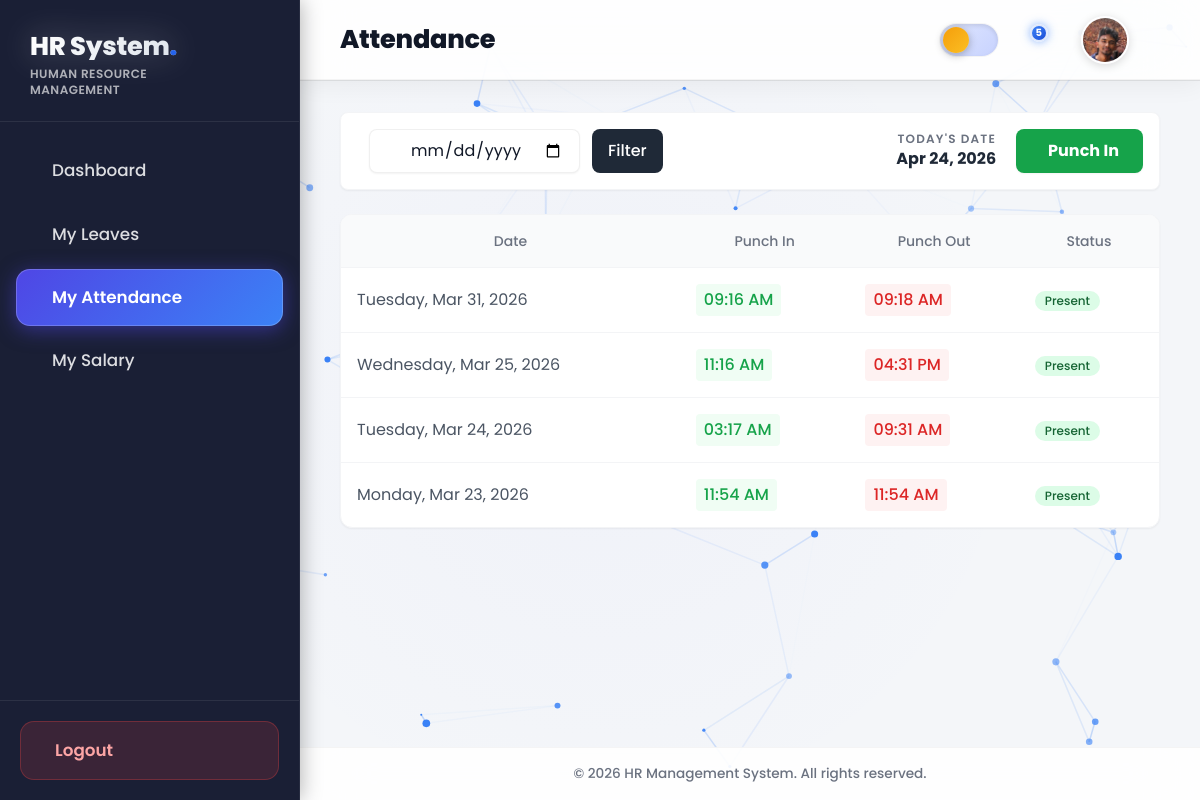
Page /attendance/ (signed in) on the earlier database version.
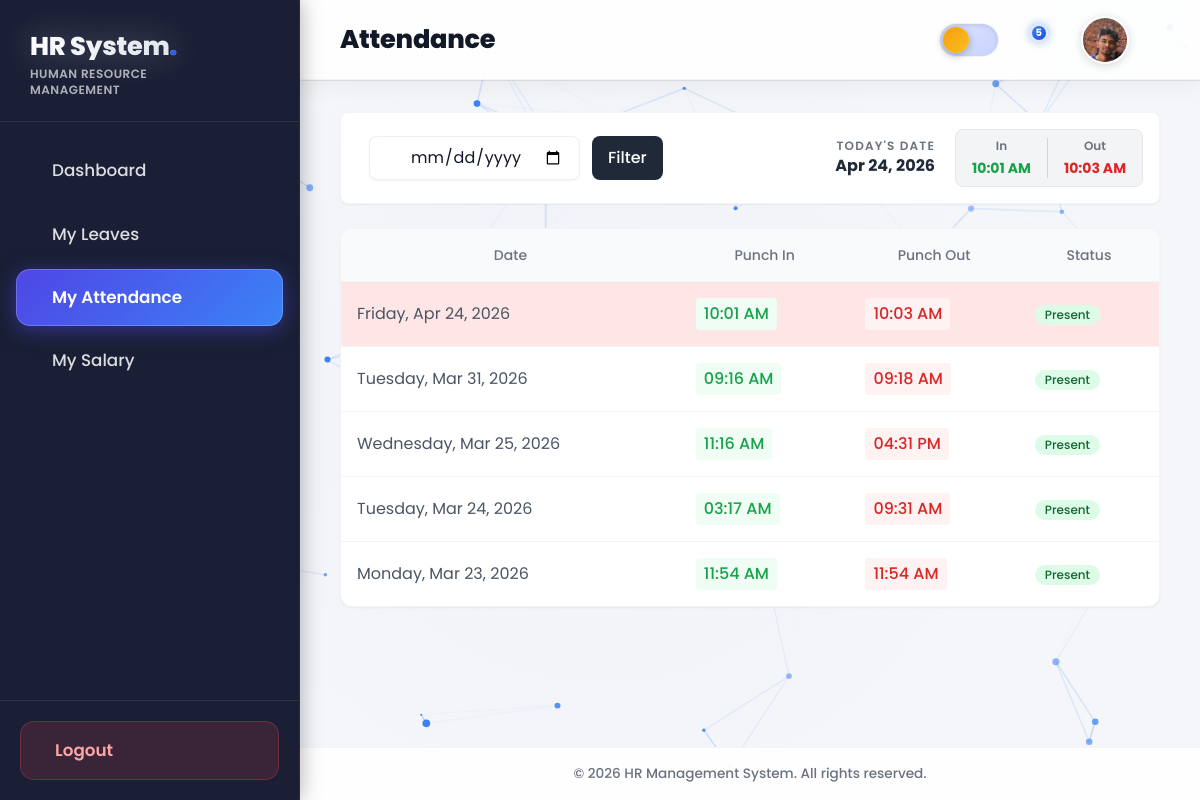
Same page on the later database version.
### accounts/models.py (models this page shows, shortened)
class User(AbstractUser):
    ROLE_CHOICES = (
        ('HR', 'HR Manager'),
        ('EMPLOYEE', 'Employee'),
    )
    role = models.CharField(max_length=20, choices=ROLE_CHOICES, default='EMPLOYEE')
    profile_picture = models.ImageField(upload_to='profile_pics/', blank=True, null=True)

### attendance/models.py (models this page shows, shortened)
class Attendance(models.Model):
    STATUS_CHOICES = (
        ('PRESENT', 'Present'),
        ('ABSENT', 'Absent'),
        ('HALF_DAY', 'Half Day'),
        ('ON_LEAVE', 'On Leave'),
    )
    employee = models.ForeignKey(settings.AUTH_USER_MODEL, on_delete=models.CASCADE, related_name='attendance_records')
    date = models.DateField()
    clock_in = models.TimeField(null=True, blank=True)
    clock_out = models.TimeField(null=True, blank=True)
    status = models.CharField(max_length=20, choices=STATUS_CHOICES, default='PRESENT')
    is_late = models.BooleanField(default=False)
    notes = models.TextField(blank=True, null=True)
    class Meta:
        unique_together = ('employee', 'date')
        ordering = ['-date']

### attendance/views.py (the view)
# urls.py: path('', views.attendance_list, name='attendance_list'),
@login_required
def attendance_list(request):
    date_filter = request.GET.get('date', '')
    if request.user.role == 'HR':
        records = Attendance.objects.select_related('employee').all()
    else:
        records = Attendance.objects.filter(employee=request.user)
    if date_filter:
        records = records.filter(date=date_filter)
    paginator = Paginator(records, 15)
    page = request.GET.get('page')
    page_obj = paginator.get_page(page)
    today = timezone.localdate()
    today_attendance = Attendance.objects.filter(employee=request.user, date=today).first()
    context = {
        'records': page_obj,
        'date_filter': date_filter,
        'today_attendance': today_attendance,
        'today': today
    }
    return render(request, 'attendance/list.html', context)

### templates/attendance/list.html (shortened to what this page needs)
{% extends 'base.html' %}
{% block header_title %}Attendance{% endblock %}
{% block content %}
<div class="mb-6 flex flex-col md:flex-row justify-between items-start md:items-center bg-white p-4 rounded-lg shadow-sm border border-gray-100">
    <form method="get" class="flex flex-col md:flex-row space-y-3 md:space-y-0 md:space-x-3 w-full md:w-auto mb-4 md:mb-0">
        <div class="relative">
            <input type="date" name="date" value="{{ date_filter }}" class="pl-10 pr-4 py-2 border rounded-lg focus:outline-none focus:ring-2 focus:ring-blue-500 bg-white shadow-sm">
        </div>
        <button type="submit" class="bg-gray-800 hover:bg-gray-900 text-white px-4 py-2 rounded-lg transition font-medium">Filter</button>
    </form>
    {% if request.user.role == 'EMPLOYEE' %}
    <div class="flex items-center space-x-3 w-full md:w-auto p-4 md:p-0 bg-gray-50 md:bg-transparent rounded-lg md:rounded-none">
        <div class="text-right hidden sm:block mr-2">
            <p class="text-xs text-gray-500 uppercase tracking-widest font-semibold">Today's Date</p>
            <p class="text-gray-800 font-bold">{{ today|date:"M d, Y" }}</p>
        </div>
        {% if not today_attendance %}
            <form action="{% url 'punch_in' %}" method="post">
                <button type="submit" class="bg-green-600 hover:bg-green-700 text-white px-6 py-2.5 rounded-lg transition font-bold shadow-sm flex items-center">
                    Punch In
                </button>
            </form>
        {% else %}
            {% if not today_attendance.clock_out %}
                <div class="text-sm mr-3 text-center sm:text-right">
                    <span class="block text-green-600 font-bold"><i class="ph ph-check-circle"></i> Punched In</span>
                    <span class="text-gray-500">{{ today_attendance.clock_in|time:"h:i A" }}</span>
                </div>
                <form action="{% url 'punch_out' %}" method="post">
                    {% csrf_token %}
                    <button type="submit" class="bg-red-500 hover:bg-red-600 text-white px-6 py-2.5 rounded-lg transition font-bold shadow-sm flex items-center">
                        <i class="ph ph-sign-out mr-2 text-xl"></i>
                        Punch Out
                    </button>
                </form>
            {% else %}
                <div class="bg-gray-100 px-4 py-2 border border-gray-200 rounded-lg flex space-x-4">
                    <div class="text-center">
                        <p class="text-xs text-gray-500 font-semibold mb-1">In</p>
                        <p class="text-green-600 font-bold text-sm">{{ today_attendance.clock_in|time:"h:i A" }}</p>
                    </div>
                    <div class="text-center">
                        <p class="text-xs text-gray-500 font-semibold mb-1">Out</p>
                        <p class="text-red-600 font-bold text-sm">{{ today_attendance.clock_out|time:"h:i A" }}</p>
                    </div>
                </div>
            {% endif %}
        {% endif %}
    </div>
    {% endif %}
</div>
<div class="bg-white rounded-xl shadow-sm border border-gray-100 overflow-hidden">
    <div class="overflow-x-auto">
        <table class="w-full text-left border-collapse">
            <thead>
                <tr class="bg-gray-50 border-b border-gray-100 text-gray-500 text-sm">
                    <th class="p-4 font-medium text-center">Date</th>
                    <th class="p-4 font-medium text-center">Punch In</th>
                    <th class="p-4 font-medium text-center">Punch Out</th>
                    <th class="p-4 font-medium text-center">Status</th>
                </tr>
            </thead>
            <tbody class="divide-y divide-gray-100">
                {% for record in records %}
                <tr class="hover:bg-gray-50 transition" {% if record.is_late %}style="background-color: #ffe6e6;"{% endif %}>
                    <td class="p-4 text-gray-600">{{ record.date|date:"l, M d, Y" }}</td>
                    <td class="p-4">
                        {% if record.clock_in %}
                            <span class="text-green-600 font-medium bg-green-50 px-2 py-1 rounded inline-block"> {{ record.clock_in|time:"h:i A" }}</span>
                        {% else %}
                            <span class="text-gray-400">-</span>
                        {% endif %}
                    </td>
                    <td class="p-4">
                        {% if record.clock_out %}
                            <span class="text-red-600 font-medium bg-red-50 px-2 py-1 rounded inline-block"> {{ record.clock_out|time:"h:i A" }}</span>
                        {% else %}
                            <span class="text-gray-400">-</span>
                        {% endif %}
                    </td>
                    <td class="p-4">
                        {% if record.status == 'PRESENT' %}
                            <span class="inline-flex items-center px-2.5 py-0.5 rounded-full text-xs font-medium bg-green-100 text-green-800">Present</span>
                        {% elif record.status == 'ABSENT' %}
                            <span class="inline-flex items-center px-2.5 py-0.5 rounded-full text-xs font-medium bg-red-100 text-red-800">Absent</span>
                        {% elif record.status == 'HALF_DAY' %}
                            <span class="inline-flex items-center px-2.5 py-0.5 rounded-full text-xs font-medium bg-yellow-100 text-yellow-800">Half Day</span>
                        {% else %}
                            <span class="inline-flex items-center px-2.5 py-0.5 rounded-full text-xs font-medium bg-blue-100 text-blue-800">{{ record.get_status_display }}</span>
                        {% endif %}
                    </td>
                </tr>
                {% endfor %}
            </tbody>
        </table>
    </div>
</div>
{% endblock %}

### templates/base.html (shortened to what this page needs)
<!DOCTYPE html>
<html lang="en" class="">
<head>
    <script src="https://cdn.tailwindcss.com"></script>
</head>
<body>
    <aside class="sidebar">
        <div class="sidebar-brand">
            <h1 style="font-size: 1.6rem; line-height: 1.1;">HR System<span style="color:var(--accent-2)">.</span></h1>
            <p
                style="font-size:0.75rem;color:rgba(255,255,255,0.65);margin-top:6px;letter-spacing:0.04em;font-weight:600;line-height:1.3;">
                HUMAN RESOURCE<br />MANAGEMENT</p>
        </div>
        <nav class="sidebar-nav" id="sidebar-nav">
            <a href="{% url 'dashboard' %}" data-href="/">
                <span>Dashboard</span>
            </a>
            {% if request.user.role == 'HR' %}
            <a href="{% url 'employee_list' %}" data-href="/employees">
                <i class="ph ph-users nav-icon"></i><span>Employees</span>
            </a>
            <a href="{% url 'leave_list' %}" data-href="/leave">
                <i class="ph ph-calendar-blank nav-icon"></i><span>Leave Management</span>
            </a>
            <a href="{% url 'attendance_list' %}" data-href="/attendance">
                <i class="ph ph-clock nav-icon"></i><span>Attendance</span>
            </a>
            <a href="{% url 'payroll_list' %}" data-href="/payroll">
                <i class="ph ph-money nav-icon"></i><span>Payroll</span>
            </a>
            {% else %}
            <a href="{% url 'leave_list' %}" data-href="/leave">
                <span>My Leaves</span>
            </a>
            <a href="{% url 'attendance_list' %}" data-href="/attendance">
                <span>My Attendance</span>
            </a>
            <a href="{% url 'payroll_list' %}" data-href="/payroll">
                <span>My Salary</span>
            </a>
            {% endif %}
        </nav>
        <div class="sidebar-footer">
            <form action="{% url 'logout' %}" method="post">
                <div class="logout-btn-wrapper">
                    <button type="submit" class="logout-btn">
                        <span>Logout</span>
                    </button>
                </div>
            </form>
        </div>
    </aside>
    <div class="main-area">
        <header class="topbar">
            <div class="topbar-title">{% block header_title %}Overview{% endblock %}</div>
            <div class="topbar-actions">
                <button class="theme-toggle" onclick="toggleTheme()" title="Toggle Dark/Light Mode"
                    aria-label="Toggle theme">
                    <div class="theme-toggle-knob">
                    </div>
                </button>
                <div style="position:relative;">
                    {% if request.user.role == 'HR' %}
                    {% with notif_count=pending_leaves_count|default:0 %}
                    <button class="icon-btn" onclick="toggleNotif(event)" id="notif-btn" aria-label="Notifications">
                        <i class="ph ph-bell"></i>
                        <span data-notif-badge data-count="{{ notif_count }}"
                            style="{% if notif_count <= 0 %}display:none;{% endif %}position:absolute;top:6px;right:6px;height:18px;min-width:18px;border-radius:99px;background:linear-gradient(135deg,#ef4444,#b91c1c);color:#fff;font-size:10px;font-weight:700;display:flex;align-items:center;justify-content:center;padding:0 4px;box-shadow:0 0 10px rgba(239,68,68,0.6);animation:pulse 2s infinite;border:2px solid var(--bg-header);">{{ notif_count }}</span>
                    </button>
                    {% endwith %}
                    {% else %}
                    {% with notif_count=emp_notifications_count|default:0 %}
                    <button class="icon-btn" onclick="toggleNotif(event)" id="notif-btn" aria-label="Notifications">
                        <span data-notif-badge data-count="{{ notif_count }}"
                            style="{% if notif_count <= 0 %}display:none;{% endif %}position:absolute;top:6px;right:6px;height:18px;min-width:18px;border-radius:99px;background:linear-gradient(135deg,#3b82f6,#1d4ed8);color:#fff;font-size:10px;font-weight:700;display:flex;align-items:center;justify-content:center;padding:0 4px;box-shadow:0 0 10px rgba(59,130,246,0.6);animation:pulse 2s infinite;border:2px solid var(--bg-header);">{{ notif_count }}</span>
                    </button>
                    {% endwith %}
                    {% endif %}
                </div>
                <a href="{% url 'profile' %}" class="profile-btn" title="Edit Profile">
                    <div class="profile-img-wrap">
                        {% if request.user.profile_picture %}
                        <img src="{{ request.user.profile_picture.url }}" alt="Profile"
                            style="width:100%;height:100%;object-fit:cover;">
                        {% else %}
                        <div
                            style="width:100%;height:100%;background:linear-gradient(135deg,#4f46e5,#2563eb);display:flex;align-items:center;justify-content:center;color:#fff;font-weight:700;font-size:1.2rem;">
                            {{ request.user.username|make_list|first|upper }}
                        </div>
                        {% endif %}
                    </div>
                </a>
            </div>
        </header>
        <main id="main-content" style="flex:1;overflow-y:auto;padding:32px 40px;position:relative;z-index:20;">
            {% block content %}{% endblock %}
        </main>
        <footer style="text-align: center; padding: 16px 20px; background: var(--bg-header); color: var(--text-muted); border-top: 1px solid var(--border-subtle); backdrop-filter: blur(32px); -webkit-backdrop-filter: blur(32px); z-index: 30; flex-shrink: 0;">
            <p style="margin: 0; font-size: 0.85rem; font-weight: 500;">&copy; 2026 HR Management System. All rights reserved.</p>
        </footer>
    </div>
</body>
</html>

Differences in the rows shown:
added Attendance: clock_in "10:01 AM", clock_out "10:03 AM", date "Friday, Apr 24, 2026", status "Present"
Other differences:
text no longer shown: "Punch In"
text now shown: "In Out"
